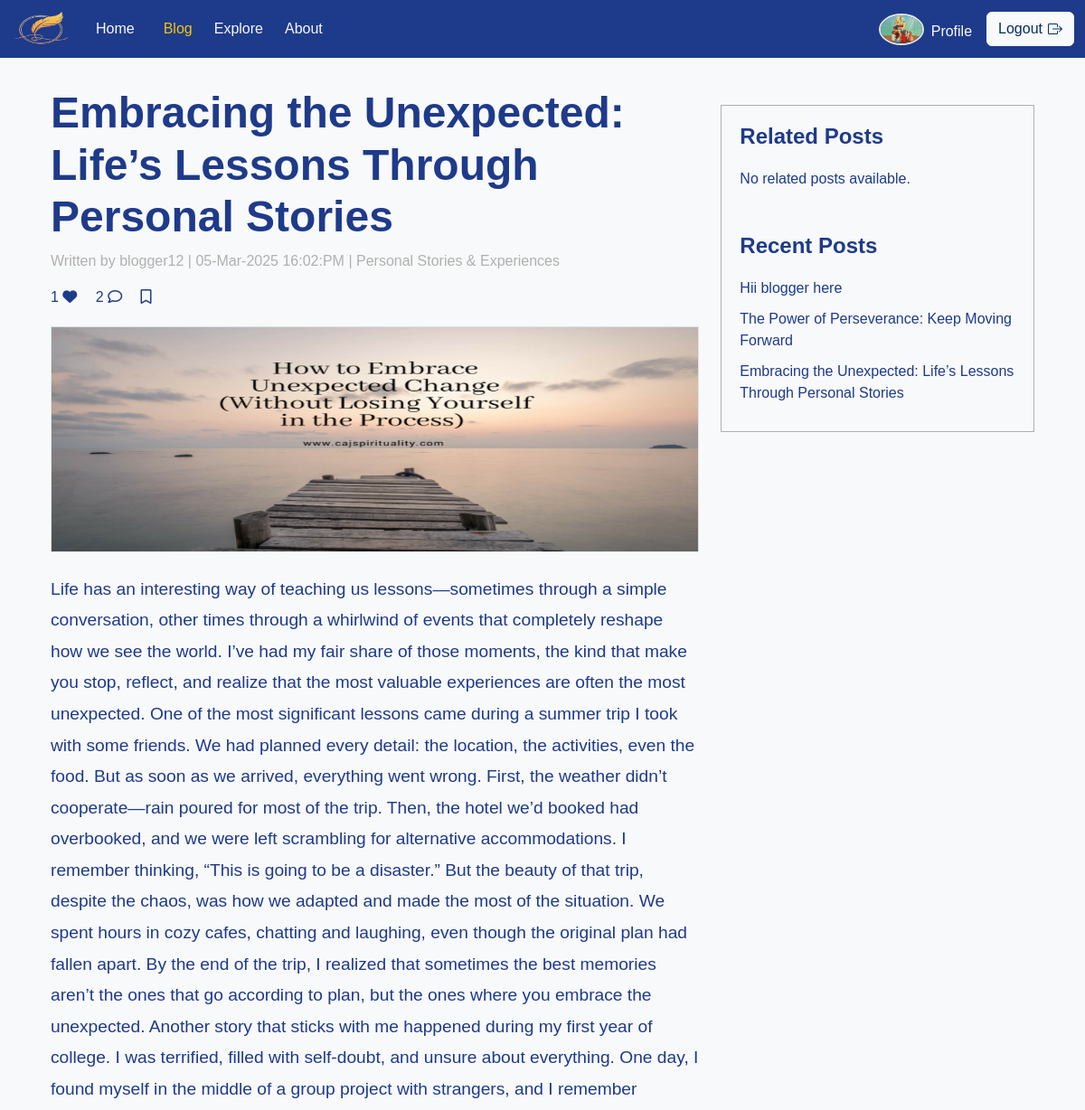
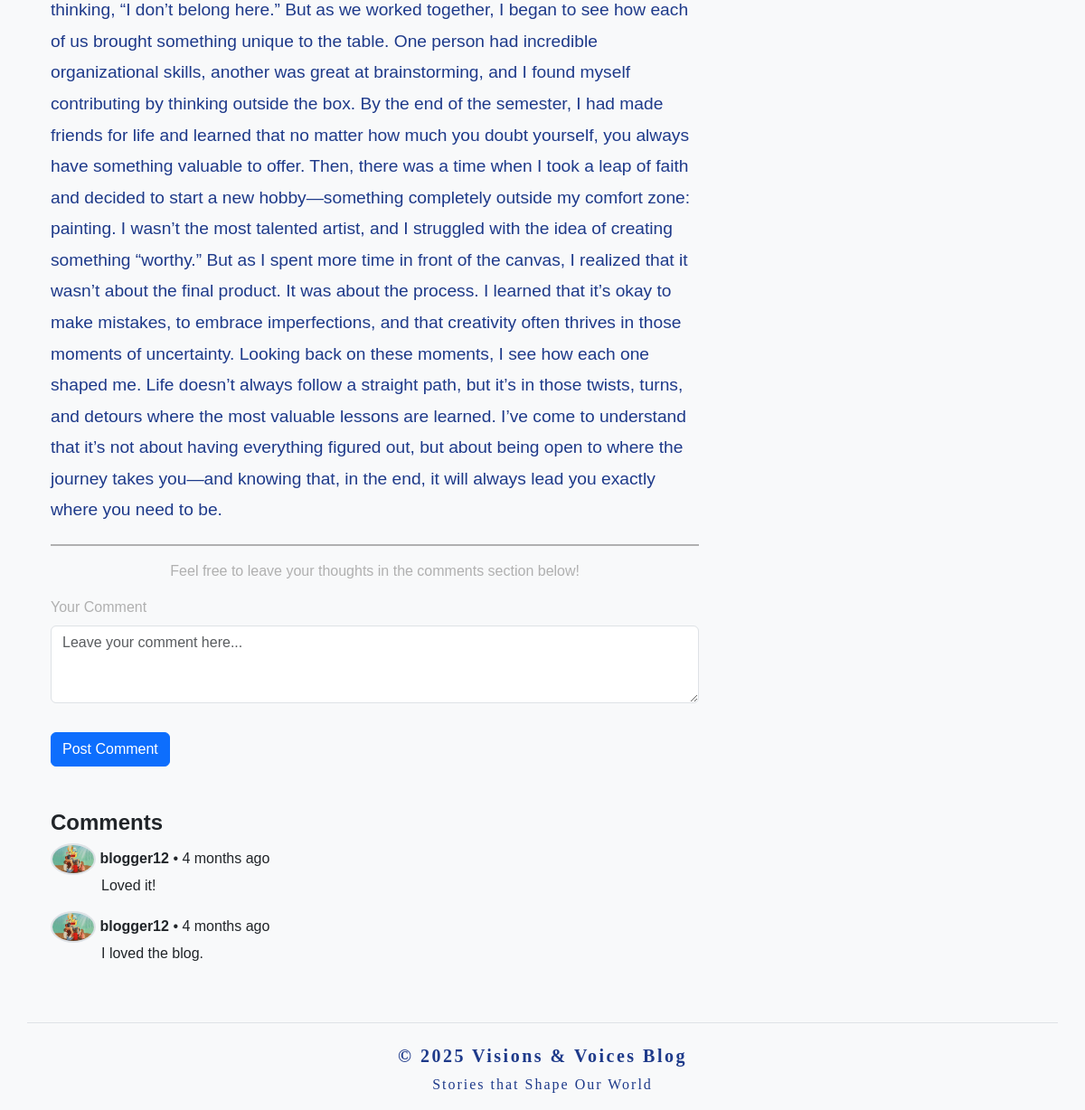
Screenshot of /blog/1/ (signed in) with the database file from the repository (2 pictures, top to bottom).
### blog/models.py (models this page shows, shortened)
class Profile(models.Model):
    user = models.OneToOneField(User, on_delete=models.CASCADE)
    name = models.CharField(max_length=255)
    bio = models.TextField()
    profile_image = models.ImageField(upload_to='profile_images/', blank=True, null=True)

class Post(models.Model):
    CATEGORY_CHOICES = [
        ('Personal Stories & Experiences', 'Personal Stories & Experiences'),
        ('Cultural & Social Commentary', 'Cultural & Social Commentary'),
        ('Futuristic & Visionary Ideas', 'Futuristic & Visionary Ideas'),
        ('Inspiration & Motivation', 'Inspiration & Motivation'),
        ('Philosophical & Deep Thought Pieces', 'Philosophical & Deep Thought Pieces'),
        ('Book Reviews & Recommendations', 'Book Reviews & Recommendations'),
        ('Travel & Cultural Exploration', 'Travel & Cultural Exploration'),
    ]
    user = models.ForeignKey(User, on_delete=models.CASCADE, related_name="posts")
    title = models.CharField(max_length=200)
    content = models.TextField()
    image = models.ImageField(upload_to='post_images/', blank=True, null=True)
    category = models.CharField(max_length=50, choices=CATEGORY_CHOICES)
    likes = models.ManyToManyField(User, related_name='liked_posts', blank=True)
    saved_by = models.ManyToManyField(User, related_name='saved_posts', blank=True)
    created_at = models.DateTimeField(auto_now_add=True)
    updated_at = models.DateTimeField(auto_now=True)
    @property
    def like_count(self):
        return self.likes.count()

class Comment(models.Model):
    user = models.ForeignKey(User, on_delete=models.CASCADE)
    post = models.ForeignKey(Post, on_delete=models.CASCADE, related_name="comments")
    content = models.TextField()
    created_at = models.DateTimeField(auto_now_add=True)
    class Meta:
        ordering = ['created_at']

### blog/views.py (the view)
# urls.py: 2. Add a URL to urlpatterns:  path('blog/', include('blog.urls'))
def blog(request, id=None):
    profile = Profile.objects.get(user=request.user)
    if id:
        post = get_object_or_404(Post, id=id)
        related_posts = Post.objects.filter(category=post.category).exclude(id=post.id)[:3]
        recent_posts = Post.objects.all().order_by('-created_at')[:3]
        comments = post.comments.all()
        if request.method == 'POST':
            form = CommentForm(request.POST)
            if form.is_valid():
                comment = form.save(commit=False)
                comment.user = request.user
                comment.post = post
                comment.save()
                return redirect('blog_detail', id=post.id)
        else:
            form = CommentForm()
        return render(request, 'blog.html', {
            'post': post,
            'profile': profile,
            'related_posts': related_posts,
            'recent_posts': recent_posts,
            'comments': comments,
            'form': form,
        })
    posts = Post.objects.all().order_by('-created_at')
    return render(request, 'blog.html', {'posts': posts, 'profile': profile})

### blog/forms.py
class CommentForm(forms.ModelForm):
    class Meta:
        model = Comment
        fields = ['content']
    content = forms.CharField(
        widget=forms.Textarea(attrs={'class': 'form-control', 'rows': 3, 'placeholder': 'Leave your comment here...'}),
        label='Your Comment',
    )

### blog/templates/blog.html (shortened to what this page needs)
{% extends 'base.html' %}
{% load static %}
{% block body %}
<div class="container-fluid px-lg-5 px-md-3 my-5">
  <div class="row px-lg-2 px-md-2">
        {% if post %}
        <div class="col-md-8">
            <div class="blog-post">
                <h1 class="blog-post-title">{{ post.title }}</h1>
                <p class="blog-post-meta">Written by {{ post.user.username }} | {{ post.created_at|date:"d-M-Y H:i:A" }} | {{ post.category }}</p>
                <div class="post-icons">
                    <span id="like-count">{{ post.like_count }}</span>
                    <i class="fas fa-heart pe-3" id="heart" data-post-id="{{ post.id }}"></i>
                    {{ post.comments.count }} <i class="far fa-comment pe-3"></i>
                    <i class="fa-bookmark {% if post.is_bookmarked %}fas{% else %}far{% endif %}" id="bookmark" data-post-id="{{ post.id }}"></i>
                </div>
                <div class="blog-post-content">
                  {% if post.image %}
                  <img src="{{ post.image.url }}" class="card-img-top border" alt="{{ post.title }}" style="object-fit:fill; height: 250px;">
            {% else %}
                  <img src="{% static 'images/favicon.png' %}" class="card-img-top border" alt="{{ post.title }}" style="object-fill: contain; height: 250px;" />
            {% endif %}
                    <p class="pt-4">{{ post.content }}</p>
                </div>
                <div class="blog-post-footer">
                    <p class="text-center pt-3">Feel free to leave your thoughts in the comments section below!</p>
                    <form method="POST" class="mt-3">
                        <div class="mb-3">
                            <label for="id_content" class="form-label">Your Comment</label>
                            {{ form.content }}
                        </div>
                        <button type="submit" class="btn btn-primary mt-3 d-inline-block me-auto">Post Comment</button>
                    </form>
                    <div class="comments-section mt-5">
                        <h4 class="fw-bold text-dark">Comments</h4>
    {% for comment in comments %}
        <div class="comment text-dark">
            {% if profile.profile_image %}
                <img class="bd-placeholder-img border border-2 rounded-circle" width="50" height="35" src="{{ profile.profile_image.url }}" alt="Profile Image" />
            {% else %}
                <img class="bd-placeholder-img border border-2 rounded-circle" width="50" height="35" src="{% static 'images/favicon.png' %}" alt="Default image" />
            {% endif %}
            <span><strong>{{ comment.user.username }}</strong>  • {{ comment.created_at|timesince }} ago</span>
            <p class="ms-5 ps-2">{{ comment.content }}</p>
        </div>
    {% empty %}
        <p>No comments yet. Be the first to comment!</p>
    {% endfor %}
                    </div>
                </div>
            </div>
        </div>
        <div class="col-md-4">
            <div class="sidebar">
                <h4 class="fw-bold">Related Posts</h4>
                {% for related_post in related_posts %}
                    <a href="{% url 'blog_detail' id=related_post.id %}">{{ related_post.title }}</a>
                {% empty %}
                    <p>No related posts available.</p>
                {% endfor %}
                <h4 class="mt-5 fw-bold">Recent Posts</h4>
                {% for recent_post in recent_posts %}
                    <a href="{% url 'blog_detail' id=recent_post.id %}">{{ recent_post.title }}</a>
                {% empty %}
                    <p>No recent posts available.</p>
                {% endfor %}
            </div>
        </div>
      {% endif %}
    </div>
</div>
{% endblock %}

### blog/templates/base.html (shortened to what this page needs)
{% load static %}
<!doctype html>
<html lang="en">
<head>
    <link href="https://cdn.jsdelivr.net/npm/bootstrap@5.3.3/dist/css/bootstrap.min.css" rel="stylesheet"
>
    <link rel="stylesheet" href="https://cdnjs.cloudflare.com/ajax/libs/font-awesome/6.0.0-beta3/css/all.min.css">
    <link rel="stylesheet" href="{% static 'css/style.css' %}">
</head>
<body>
    <nav class="navbar navbar-expand-lg fixed-top" style="background-color: var(--deep-blue);">
        <div class="container-fluid">
            <a class="navbar-brand" href="/">
                <img src="{% static 'images/favicon.png' %}" alt="Bootstrap" width="70" height="38">
            </a>
            <div class="collapse navbar-collapse" id="navbarSupportedContent">
                <ul class="navbar-nav me-auto mb-2 mb-lg-0">
                    <li class="nav-item pe-3">
                        <a class="nav-link {% if request.path == '/' %}active{% endif %}" aria-current="page"
                            href="/">Home</a>
                    </li>
                    <li class="nav-item pe-2">
                        <a class="nav-link {% if request.path == '/blog/' or '/blog/' in request.path %}active{% endif %}"
   href="{% url 'blog' %}">Blog</a>
                    </li>
                    <li class="nav-item dropdown pe-2">
                        <a class="nav-link {% if request.path == '/explore/' %}active{% endif %}" href="{% url 'explore' %}">
                            Explore
                        </a>
                    </li>
                    <li class="nav-item pe-2">
                        <a class="nav-link {% if request.path == '/about/' %}active{% endif %}"
                            href="{% url 'about' %}">About</a>
                    </li>
                </ul>
                <div class="profile-container d-flex pe-3 mb-lg-0 mb-md-3 mb-sm-3 mb-3">
                    <img class="bd-placeholder-img border border-2 rounded-circle"  width="50" height="35" src="{{ profile.profile_image.url }}" alt="Profile Image" />
                    <a class="ps-2 pt-2 nav-link {% if request.path == '/profile/' or '/profile/' in request.path %}active{% endif %}"
   href="{% url 'profile' %}">Profile</a>
                </div>
                    <a href="{% url 'logout' %}" class="btn btn-light icon-link icon-link-hover text-primary-emphasis">Logout
                    </a>
            </div>
        </div>
    </nav>
    <br><br>
    {% block body %}{% endblock %}
    <footer class="container border-top pt-4 text-center">
        <h5 class="fw-bold" style="letter-spacing: 2.5px; font-family: cursive;">&copy; 2025 Visions & Voices Blog</h5>
        <p style="letter-spacing: 2px; font-family: cursive;">Stories that Shape Our World</p>
    </footer>
</body>
</html>

### blog/static/css/style.css (style rules this page uses)
:root { --deep-blue: #1E3A8A; --warm-gold: #F1C40F; --soft-white: #F8F9FA; --muted-gray: #B0B0B0; --pastel-coral: #FF6F61; --teal: #4DB6AC; }
body { font-family: 'Arial', sans-serif; background-color: var(--soft-white); color: var(--deep-blue); }
.navbar a { color: var(--soft-white); }
.navbar .nav-link.active { color: var(--warm-gold); }

### rows the page displays
Profile: profile_image (picture)
Post: title "Embracing the Unexpected: Life’s Lessons Through Personal Stories", user.username "blogger12", created_at "05-Mar-2025 16:02:PM", category "Personal Stories & Experiences", like_count "1", comments.count "2", image (picture), content "Life has an interesting way of teaching us lessons—sometimes through a simple conversation, other times through a whirlwind of events that completely reshape how we see the world. I’ve had my fair share of those moments, the kind that make you stop, reflect, and realize that the most valuable experiences are often the most unexpected. One of the most significant lessons came during a summer trip I took with some friends. We had planned every detail: the location, the activities, even the food. But as soon as we arrived, everything went wrong. First, the weather didn’t cooperate—rain poured for most of the trip. Then, the hotel we’d booked had overbooked, and we were left scrambling for…"
Comment: profile_image (picture), user.username "blogger12", created_at "4 months", content "Loved it!"
Comment: profile_image (picture), user.username "blogger12", created_at "4 months", content "I loved the blog."
Post: title "Hii blogger here"
Post: title "The Power of Perseverance: Keep Moving Forward"
